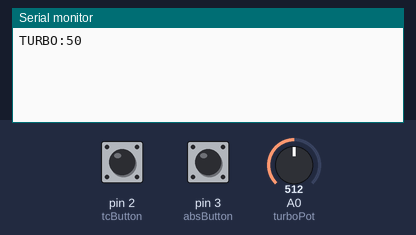
Bench run of a sketch on a simulated Arduino Uno, built with avr-gcc and run on an emulated ATmega328P. Shown: the last lines printed to the serial monitor. The inputs (shaded band) are chosen by the test bench; at power-on: pin 2 (tcButton) HIGH, pin 3 (absButton) HIGH, A0 (turboPot) = 512.

Above: at 1.2 s.
1.3 s: pin 2 (tcButton) pulled LOW for 0.15 s
At 2.1 s:
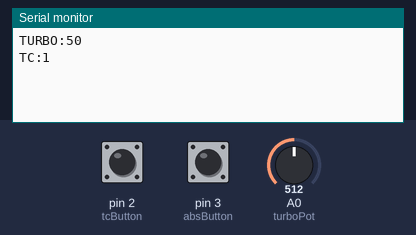
2.9 s: pin 3 (absButton) pulled LOW for 0.15 s
At 3.5 s:
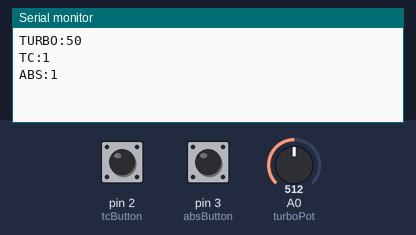
4.5 s: A0 (turboPot) set to 716
At 5.0 s:
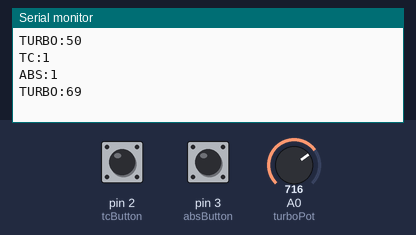
6.0 s: pin 2 (tcButton) pulled LOW for 1 s
At 6.3 s:
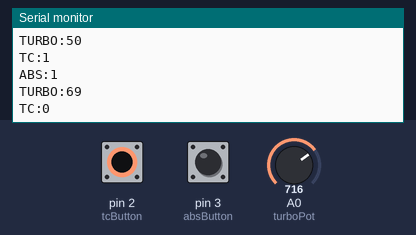
8.5 s: pin 3 (absButton) pulled LOW for 1 s
At 9.8 s:
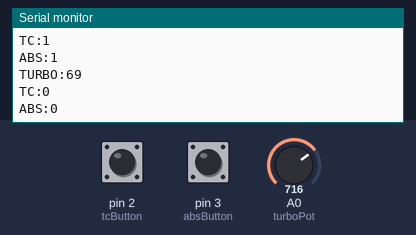
11.0 s: A0 (turboPot) set to 900
At 12.0 s:
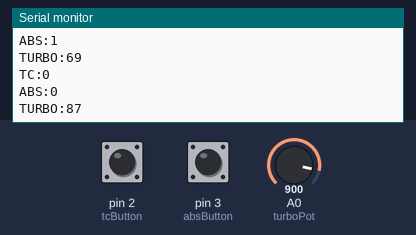

The sketch:

assetto_oct5a.ino
```cpp
const int tcButton = 2;    // TC butonu D2
const int absButton = 3;   // ABS butonu D3
const int turboPot = A0;   // Turbo pot A0

bool tcState = false;
bool absState = false;
bool lastTCRead = HIGH;
bool lastABSRead = HIGH;
int lastTurbo = -1;

void setup() {
  pinMode(tcButton, INPUT_PULLUP);
  pinMode(absButton, INPUT_PULLUP);
  Serial.begin(9600);
}

void loop() {
  bool tcRead = digitalRead(tcButton);
  bool absRead = digitalRead(absButton);

  // TC toggle
  if (tcRead == LOW && lastTCRead == HIGH) {
    tcState = !tcState;
    Serial.print("TC:");
    Serial.println(tcState ? 1 : 0);
  }
  lastTCRead = tcRead;

  // ABS toggle
  if (absRead == LOW && lastABSRead == HIGH) {
    absState = !absState;
    Serial.print("ABS:");
    Serial.println(absState ? 1 : 0);
  }
  lastABSRead = absRead;

  // Turbo potansiyometre
  int turboValue = analogRead(turboPot);
  turboValue = map(turboValue, 0, 1023, 0, 100);
  if (abs(turboValue - lastTurbo) >= 2) {
    lastTurbo = turboValue;
    Serial.print("TURBO:");
    Serial.println(turboValue);
  }

  delay(50);
}
```

Measured:
- after the input at 1.3 s, the serial monitor: prints a new line at once (image 1)
- after the input at 2.9 s, the serial monitor: prints a new line at once (image 2)
- after the input at 4.5 s, the serial monitor: prints a new line at once (image 3)
- after the input at 6.0 s, the serial monitor: prints a new line at once (image 4)
- after the input at 8.5 s, the serial monitor: prints a new line at once (image 5)
- after the input at 11.0 s, the serial monitor: prints a new line at once (image 6)
